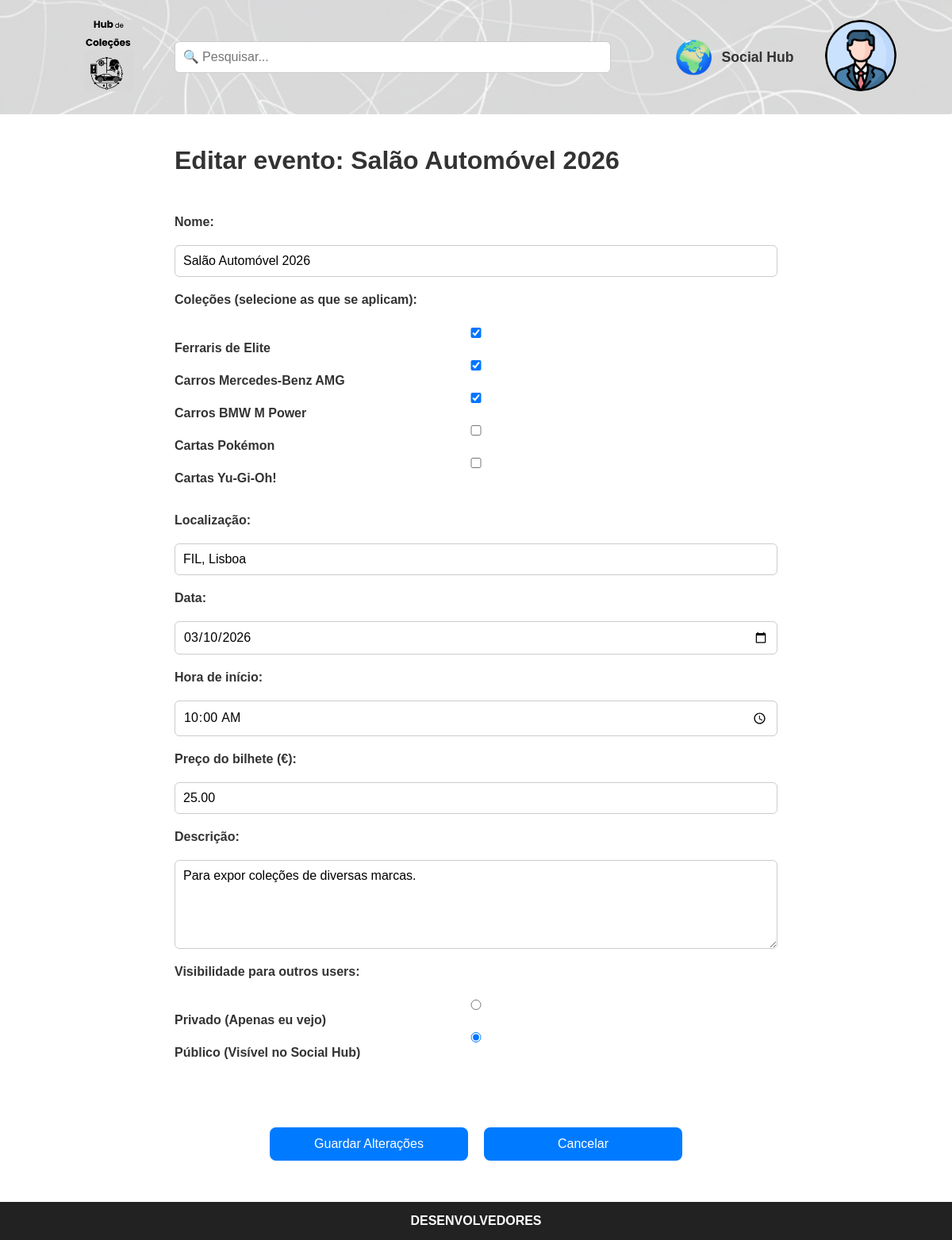
The app's page /Teamwork/public_html/editar_evento.php?id=1 (signed in) with its own data.
### tables this page shows
CREATE TABLE users (
    id INT AUTO_INCREMENT PRIMARY KEY,
    email VARCHAR(100) NOT NULL UNIQUE,
    password VARCHAR(255) NOT NULL,
    name VARCHAR(100) NOT NULL,
    birthdate DATE,
    photo_path VARCHAR(255) DEFAULT 'images/profile.png',
    created_at TIMESTAMP DEFAULT CURRENT_TIMESTAMP
);

CREATE TABLE events (
    id INT AUTO_INCREMENT PRIMARY KEY,
    creator_id INT NOT NULL,
    name VARCHAR(255) NOT NULL,
    location VARCHAR(255),
    event_date DATE NOT NULL,
    start_time TIME,
    price DECIMAL(10, 2),
    description TEXT,
    is_present BOOLEAN DEFAULT NULL,
    rating INT DEFAULT NULL CHECK (rating BETWEEN 1 AND 5),
    is_public BOOLEAN DEFAULT 0,
    FOREIGN KEY (creator_id) REFERENCES users(id) ON DELETE CASCADE
);

CREATE TABLE collections (
    id INT AUTO_INCREMENT PRIMARY KEY,
    user_id INT NOT NULL,
    title VARCHAR(255) NOT NULL,
    description TEXT,
    created_date TIMESTAMP DEFAULT CURRENT_TIMESTAMP,
    is_public BOOLEAN DEFAULT 0,
    FOREIGN KEY (user_id) REFERENCES users(id) ON DELETE CASCADE
);

### Teamwork/public_html/php/get_profile_pic.php (called while the page is built, shortened)
<?php
require_once 'db.php';
if (isset($_SESSION['user_id'])) {
    $uid_pic = $_SESSION['user_id'];
    $stmt_pic = $conn->prepare("SELECT photo_path FROM users WHERE id = ?");
    $stmt_pic->bind_param("i", $uid_pic);
    if ($stmt_pic->execute()) {
        $res_pic = $stmt_pic->get_result();
        if ($row_pic = $res_pic->fetch_assoc()) {
            if (!empty($row_pic['photo_path'])) {
                $user_photo = $row_pic['photo_path'];
            }
        }
    }
}
?>

### Teamwork/public_html/editar_evento.php (the view, shortened to what this page needs)
<?php
require_once 'php/db.php';
require_once 'php/get_profile_pic.php';
$event_id = $_GET['id'];
$user_id = $_SESSION['user_id'];
$stmt = $conn->prepare("SELECT * FROM events WHERE id = ? AND creator_id = ?");
$stmt->bind_param("ii", $event_id, $user_id);
$stmt->execute();
$evento = $stmt->get_result()->fetch_assoc();
$sql_all_cols = "SELECT id, title FROM collections WHERE user_id = ?";
$stmt_cols = $conn->prepare($sql_all_cols);
$stmt_cols->bind_param("i", $user_id);
$stmt_cols->execute();
$todas_colecoes = $stmt_cols->get_result();
$sql_linked = "SELECT collection_id FROM event_collections WHERE event_id = ?";
$stmt_linked = $conn->prepare($sql_linked);
$stmt_linked->bind_param("i", $event_id);
$stmt_linked->execute();
$res_linked = $stmt_linked->get_result();
$colecoes_selecionadas = [];
while ($row = $res_linked->fetch_assoc()) {
    $colecoes_selecionadas[] = $row['collection_id'];
}
?>
<!DOCTYPE html>
<html lang="pt">
<head>
    <link rel="stylesheet" href="css/style.css">
</head>
<body>
    <header class="top-bar-home">
        <div class="logo">
            <a href="homepage.php">
                <img src="images/logo.png" alt="Logo do Sistema">
            </a>
        </div>
        <div class="search-bar">
    <div class="search-input-wrapper">
        <input type="text" id="live-search-input" placeholder="🔍 Pesquisar..." autocomplete="off">
    </div>
    <a href="social.php" class="social-hub-btn">
        <span class="social-hub-icon">🌍</span>
        <span class="social-hub-text">Social Hub</span>
    </a>
</div>
        <div class="user-icon">
            <a href="perfil.php">
                <img src="<?php echo htmlspecialchars($user_photo); ?>" alt="Perfil" height="90" style="border-radius: 50%; object-fit: cover; width: 90px;">
            </a>
        </div>
    </header>
    <main class="add-collection-content">
        <h1>Editar evento: <?php echo htmlspecialchars($evento['name']); ?></h1>
        <section class="add-collection-container">
            <form method="POST" class="add-collection-form">
                <label for="event-name"><strong>Nome:</strong></label>
                <input type="text" id="event-name" name="event-name"
                       value="<?php echo htmlspecialchars($evento['name']); ?>" required>
                <label><strong>Coleções (selecione as que se aplicam):</strong></label>
                <div class="checkbox-group" style="display: flex; flex-direction: column; gap: 5px; margin-bottom: 15px;">
                    <?php
                    if ($todas_colecoes->num_rows > 0) {
                        while($col = $todas_colecoes->fetch_assoc()) {
                            $checked = in_array($col['id'], $colecoes_selecionadas) ? "checked" : "";
                            echo '<label>';
                            echo '<input type="checkbox" name="collections[]" value="' . $col['id'] . '" ' . $checked . '> ';
                            echo htmlspecialchars($col['title']);
                            echo '</label>';
                        }
                    } else {
                        echo "<p>Não tens coleções criadas.</p>";
                    }
                    ?>
                </div>
                <label for="event-location"><strong>Localização:</strong></label>
                <input type="text" id="event-location" name="event-location"
                       value="<?php echo htmlspecialchars($evento['location']); ?>" required>
                <label for="event-date"><strong>Data:</strong></label>
                <input type="date" id="event-date" name="event-date"
                       value="<?php echo $evento['event_date']; ?>" required>
                <label for="event-time"><strong>Hora de início:</strong></label>
                <input type="time" id="event-time" name="event-time"
                       value="<?php echo date('H:i', strtotime($evento['start_time'])); ?>" required>
                <label for="event-price"><strong>Preço do bilhete (€):</strong></label>
                <input type="number" id="event-price" name="event-price" step="0.01"
                       value="<?php echo $evento['price']; ?>" required>
                <label for="event-description"><strong>Descrição:</strong></label>
                <textarea id="event-description" name="event-description" rows="5" required><?php echo htmlspecialchars($evento['description']); ?></textarea>
                <label><strong>Visibilidade para outros users:</strong></label>
                <div class="checkbox-group" style="display: flex; flex-direction: column; gap: 5px; margin-bottom: 15px;">
                    <label>
                        <input type="radio" name="is_public" value="0"
                        <?php echo ($evento['is_public'] == 0) ? 'checked' : ''; ?>>
                        Privado (Apenas eu vejo)
                    </label>
                    <label>
                        <input type="radio" name="is_public" value="1"
                        <?php echo ($evento['is_public'] == 1) ? 'checked' : ''; ?>>
                        Público (Visível no Social Hub)
                    </label>
                </div>
                <div class="add-collection-buttons">
                    <button type="submit" class="btn-primary">Guardar Alterações</button>
                    <button type="button" class="btn-primary" onclick="window.location.href='evento.php?id=<?php echo $event_id; ?>'">Cancelar</button>
                </div>
            </form>
        </section>
    </main>
    <footer class="bottom-bar">
        <a href="desenvolvedores.php">DESENVOLVEDORES</a>
    </footer>
</body>
</html>

### Teamwork/public_html/css/style.css (style rules this page uses)
* { margin: 0; padding: 0; box-sizing: border-box; font-family: Arial, Helvetica, sans-serif; }
.logo img { height: 90px; }
form { display: flex; flex-direction: column; gap: 15px; margin-bottom: 20px; }
label { text-align: left; font-weight: bold; color: #333; }
input { padding: 10px; border: 1px solid #ccc; border-radius: 6px; font-size: 16px; }
.btn-primary { background-color: #007bff; color: white; border: none; padding: 12px; border-radius: 8px; font-size: 16px; cursor: pointer; margin-top: 10px; }
.social-hub-btn { text-decoration: none; color: #333; font-weight: bold; display: flex; align-items: center; gap: 10px; margin-left: 80px; white-space: nowrap; transition: transform 0.2s ease, color 0.2s ease; }
.social-hub-icon { font-size: 2.5em; line-height: 1; }
.social-hub-text { font-size: 1.1em; }
.bottom-bar { width: 100%; background-color: #222; color: white; text-align: center; padding: 15px; position: fixed; bottom: 0; left: 0; }
.bottom-bar a { color: white; text-decoration: none; font-weight: bold; }
.top-bar-home { display: flex; align-items: center; justify-content: space-between; padding: 25px 70px; background-image: url("../images/backgroundtest.png"); background-size: cover; background-position: center; background-repeat: no-repeat; }
.top-bar-home .logo img { height: 90px; margin-left: 20px; }
.top-bar-home .search-bar { flex: 1; display: flex; justify-content: center; align-items: center; position: relative; }
.top-bar-home .search-bar input { width: 100%; padding: 10px; border-radius: 6px; border: 1px solid #ccc; font-size: 16px; }
.top-bar-home .user-icon img { height: 90px; cursor: pointer; }
.checkbox-group { display: flex; flex-direction: column; gap: 8px; margin-top: 5px; margin-bottom: 15px; }
.add-collection-content { max-width: 800px; margin: 40px auto 80px auto; padding: 0 20px; }
.add-collection-content h1 { margin-bottom: 50px; color: #333; text-align: left; }
.add-collection-container { display: flex; justify-content: center; }
.add-collection-form { width: 100%; display: flex; flex-direction: column; gap: 20px; }
.add-collection-form input, .add-collection-form select, .add-collection-form textarea { padding: 10px; font-size: 16px; border: 1px solid #ccc; border-radius: 6px; width: 100%; }
.add-collection-form textarea { resize: vertical; min-height: 100px; }
.add-collection-buttons { display: flex; justify-content: center; gap: 20px; margin-top: 40px; }
.add-collection-buttons .btn-primary { width: 250px; padding: 12px; }
.top-bar-home .search-bar { position: relative; }
.search-input-wrapper { position: relative; width: 550px; }

### records on screen
users: photo_path (picture)
events: name "Salão Automóvel 2026", event-name "Salão Automóvel 2026", event-location "FIL, Lisboa", event-date "03/10/2026", event-time "10:00", event-price "25.00", event-description "Para expor coleções de diversas marcas.", is_public "☐ Privado (Apenas eu vejo)", is_public "☑ Público (Visível no Social Hub"
collections: title "Ferraris de Elite"
collections: title "Carros Mercedes-Benz AMG"
collections: title "Carros BMW M Power"
collections: title "Cartas Pokémon"
collections: title "Cartas Yu-Gi-Oh!"
